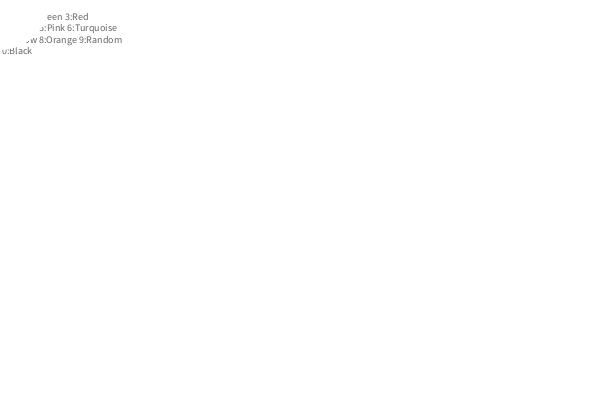
Frame 1 (no input)
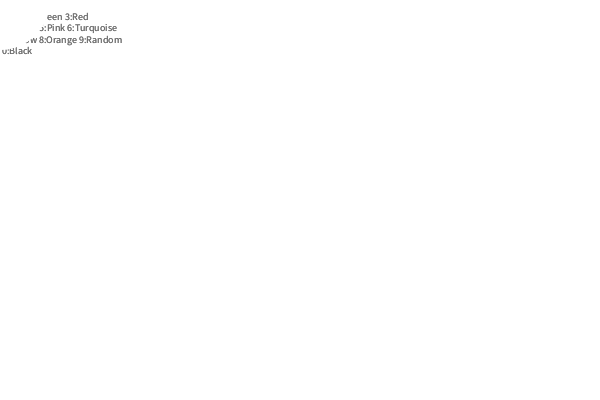
Frame 60 (the mouse pressed at the canvas centre just before this capture)
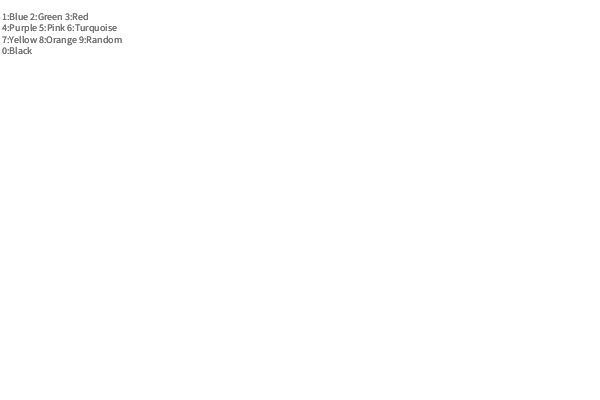
Frame 120 (the mouse held since frame 60 and released just before this capture)

The Processing sketch that drew these frames (run headless with seeded random() and noise(); from frame 60 on, the mouse is pressed at the canvas centre):

// Processing sketch: processing_149143
// ── processing_149143.pde

//By Jim 
float r;
float g;
float b;


void setup()
{
  size(600, 400);
  background(255, 255, 255);
  strokeWeight(3);
  smooth(); 
  noStroke();
  //frameRate(10); 
  noCursor();
}

void draw()
{
  fill(255, 255, 255, 100);
  rect(0, 0, width, height);

  fill(100, 100, 100);
  textSize(10);
  text(" 1:Blue 2:Green 3:Red \n 4:Purple 5:Pink 6:Turquoise \n 7:Yellow 8:Orange 9:Random \n 0:Black", 0, 20);

  fill(255);
  if (key == '3')
  {
    fill(255, 0, 0);
  }

  if (key == '1')
  {
    fill(0, 0, 255);
  }

  if (key == '2')
  {
    fill(0, 255, 0);
  }

  if (key == '0')
  {
    fill(0, 0, 0);
  }

  if (key == '4')
  {
    fill(155, 17, 148);
  }
  if (key == '5')
  {
    fill(234, 128, 181);
  }
  if (key == '6')
  {
    fill(25, 247, 227);
  }
  if (key == '7')
  {
    fill(252, 252, 33);
  }
  if (key == '8')
  {
    fill(247, 177, 25);
  }
  if (key == '9')
  {
    fill(r, g, b);
  }

  ellipse(mouseX, mouseY, 100, 100);
}

void keyPressed()
{
  r = random(255);
  g = random(255);
  b = random(255);
}
